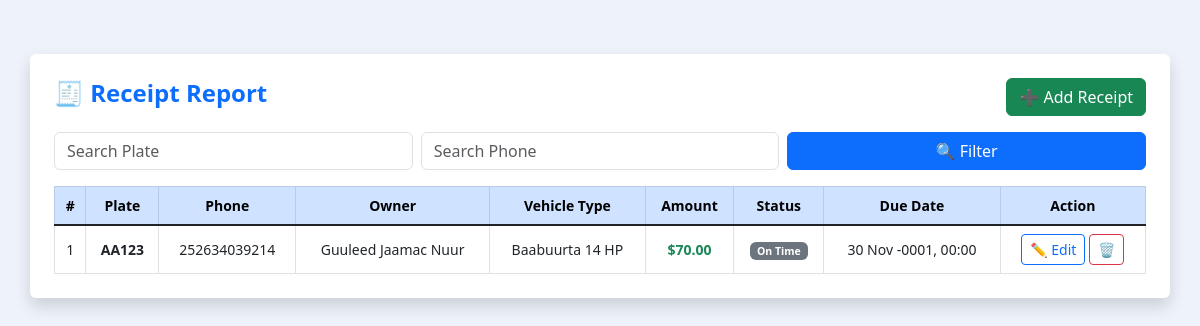
/reciept/reciept_payment.php, run on the app's committed database.
### tables this page shows
CREATE TABLE `tbl_reciept` (
  `id` int(11) NOT NULL,
  `vehicle_type` varchar(100) DEFAULT NULL,
  `plate_number` varchar(100) DEFAULT NULL,
  `owner` varchar(255) DEFAULT NULL,
  `amount` decimal(10,2) DEFAULT NULL,
  `due_date` datetime DEFAULT NULL,
  `receipt_image` varchar(255) DEFAULT NULL,
  `status` varchar(20) DEFAULT 'On Time',
  `user_id` int(11) DEFAULT NULL
);

CREATE TABLE `vehiclemanagement` (
  `id` int(11) NOT NULL,
  `platenumber` varchar(50) NOT NULL,
  `vehicletype` varchar(100) NOT NULL,
  `carname` varchar(100) DEFAULT NULL,
  `owner` varchar(100) NOT NULL,
  `registration_date` date NOT NULL,
  `created_at` timestamp NOT NULL DEFAULT current_timestamp(),
  `mother_name` varchar(100) DEFAULT NULL,
  `phone` varchar(20) DEFAULT NULL,
  `user_id` int(11) DEFAULT NULL,
  `model` varchar(100) DEFAULT NULL
);

### reciept/reciept_payment.php (the view, shortened to what this page needs)
<?php
include '../db.php';
$receipts = $conn->query("SELECT r.*, v.phone FROM tbl_reciept r LEFT JOIN vehiclemanagement v ON r.plate_number = v.platenumber ORDER BY r.id DESC");
?>
<!DOCTYPE html>
<html lang="en">
<head>
<link href="https://cdn.jsdelivr.net/npm/bootstrap@5.3.0/dist/css/bootstrap.min.css" rel="stylesheet" />
 <link rel="stylesheet" href="https://cdn.jsdelivr.net/npm/bootstrap-icons@1.11.3/font/bootstrap-icons.css">
</head>
<body>
<div class="container mt-4 shadow p-4 bg-white rounded">
  <div class="d-flex justify-content-between align-items-center mb-3">
    <h4 class="text-primary fw-bold">🧾 Receipt Report</h4>
    <button class="btn btn-success" data-bs-toggle="modal" data-bs-target="#receiptModal">➕ Add Receipt</button>
  </div>
  <form method="GET" class="row g-2 mb-3">
    <div class="col-md-4">
      <input type="text" name="search_plate" placeholder="Search Plate" class="form-control" value="<?= htmlspecialchars($_GET['search_plate'] ?? '') ?>">
    </div>
    <div class="col-md-4">
      <input type="text" name="search_phone" placeholder="Search Phone" class="form-control" value="<?= htmlspecialchars($_GET['search_phone'] ?? '') ?>">
    </div>
    <div class="col-md-4">
      <button type="submit" class="btn btn-primary w-100">🔍 Filter</button>
    </div>
  </form>
  <div class="table-responsive">
    <table class="table table-hover table-bordered align-middle mb-0">
      <thead class="table-primary text-center">
        <tr>
          <th>#</th>
          <th>Plate</th>
          <th>Phone</th>
          <th>Owner</th>
          <th>Vehicle Type</th>
          <th>Amount</th>
          <th>Status</th>
          <th>Due Date</th>
          <th>Action</th>
        </tr>
      </thead>
      <tbody class="table-group-divider">
        <?php $i = 1; if ($receipts->num_rows > 0): while ($row = $receipts->fetch_assoc()): ?>
          <tr class="text-center">
            <td><?= $i++ ?></td>
            <td class="fw-semibold"><?= htmlspecialchars($row['plate_number']) ?></td>
            <td><?= htmlspecialchars($row['phone']) ?></td>
            <td><?= htmlspecialchars($row['owner']) ?></td>
            <td><?= htmlspecialchars($row['vehicle_type']) ?></td>
            <td class="text-success fw-bold">$<?= number_format($row['amount'], 2) ?></td>
            <td><span class="badge bg-secondary"><?= htmlspecialchars($row['status']) ?></span></td>
            <td><?= date('d M Y, H:i', strtotime($row['due_date'])) ?></td>
            <td>
  <a href="edit_receipt.php?id=<?= $row['id'] ?>" class="btn btn-sm btn-outline-primary">✏️ Edit</a>
  <button class="btn btn-sm btn-outline-danger btn-delete"
          data-id="<?= $row['id'] ?>"
          data-bs-toggle="modal"
          data-bs-target="#deleteModal">🗑️</button>
</td>
          </tr>
        <?php endwhile; else: ?>
          <tr>
            <td colspan="9" class="text-center text-muted py-4">🚫 No records found.</td>
          </tr>
        <?php endif; ?>
      </tbody>
    </table>
  </div>
</div>
</body>
</html>

### reciept/reciept_payment.php (style rules this page uses)
body { font-family: 'Segoe UI', sans-serif; background: #eef3fb; padding: 30px; }
table { font-size: 14px; }
thead { background-color: #0d6efd; color: white; }

### data on the page
tbl_reciept: plate_number "AA123", vehiclemanagement.phone "252634039214", owner "Guuleed Jaamac Nuur", vehicle_type "Baabuurta 14 HP", amount "70.00", status "On Time", due_date "30 Nov -0001, 00:00"
